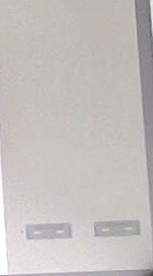
#> input picture Computer_Vision/detect_space_full/image_classification_scikit_learn/data/empty/14ccdedd5ee2fbbca2f331_slot7.jpg, 153 x 276 px, found by its file name; its folder holds 4 pictures in this run
$ python rotate90.py
#> lines starting #> are read from the running program, lines starting #| are printed output that depends on the picture
from PIL import Image
import os

# Đường dẫn đến thư mục chứa ảnh
folder_path = "C:\\Users\\Admin\\Documents\\GitHub\\Smart_parking_car_computer_vision\\Detect_vitri\\image_classification_scikit_learn\\data\\empty"

# Lấy danh sách tệp tin trong thư mục
file_list = os.listdir(folder_path)

# Lặp qua từng tệp tin
for file_name in file_list:
    # Kiểm tra định dạng tệp tin
    if file_name.endswith(".png") or file_name.endswith(".jpg"):
        # Đường dẫn đến tệp tin ảnh
        image_path = os.path.join(folder_path, file_name)

        # Đọc ảnh
        image = Image.open(image_path)
#> image is the input picture: PIL image 153x276 RGB; mean R, G, B 196.1, 191.5, 189

        # Xoay ảnh 90 độ theo chiều kim đồng hồ
        rotated_image = image.rotate(90, expand=True)
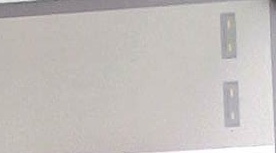
#> rotated_image: PIL image 276x153 RGB; mean R, G, B 196.1, 191.5, 189

        # Lưu ảnh đã xoay vào cùng thư mục với tên gốc
        rotated_image.save(image_path)

        print(f"Đã xoay và ghi đè tệp tin: {file_name}")
#> pass 2 of the loop `for file_name in file_list:`:
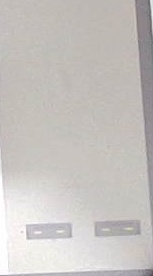
#> input picture Computer_Vision/detect_space_full/image_classification_scikit_learn/data/empty/17c176eff6d0538e0ac139_slot7.jpg, 153 x 276 px, found by its file name
#> image is the input picture: PIL image 153x276 RGB; mean R, G, B 198.8, 194.9, 191.8
#> `rotated_image = image.rotate(90, expand=True)`:
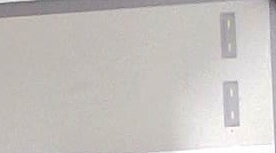
#> rotated_image: PIL image 276x153 RGB; mean R, G, B 198.8, 194.9, 191.8
#> pass 3 of the loop `for file_name in file_list:`:
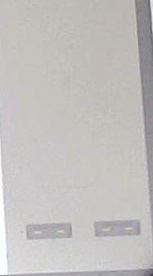
#> input picture Computer_Vision/detect_space_full/image_classification_scikit_learn/data/empty/2c3a3618b62713794a3642_slot7.jpg, 153 x 276 px, found by its file name
#> image is the input picture: PIL image 153x276 RGB; mean R, G, B 193.6, 192.1, 190.1
#> `rotated_image = image.rotate(90, expand=True)`:
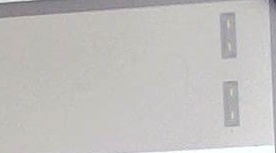
#> rotated_image: PIL image 276x153 RGB; mean R, G, B 193.6, 192.1, 190.1
#> the loop made 4 passes; the first 3 are shown
